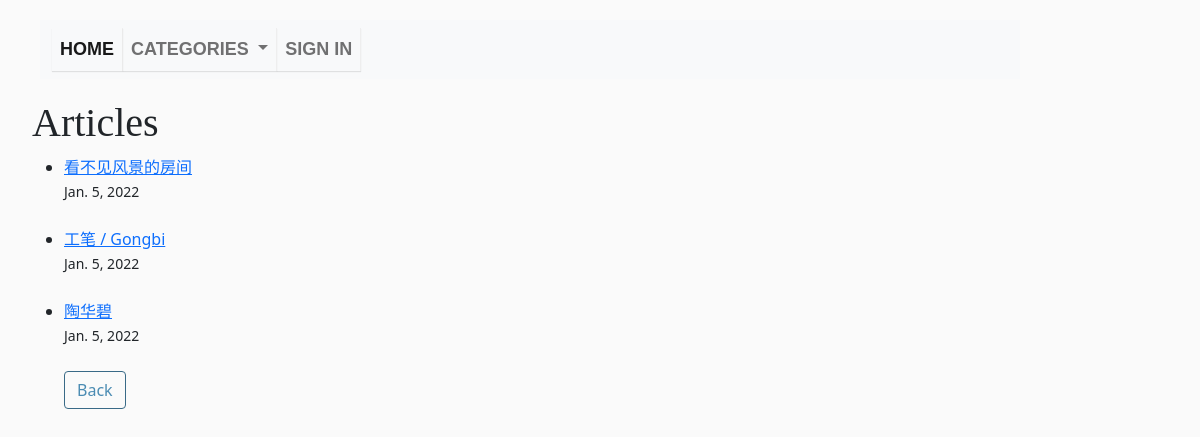
/category/Articles/, run on the app's committed database.
### blog/models.py (models this page shows, shortened)
class Post(models.Model):
    title = models.CharField(max_length= 255)
    author = models.ForeignKey(User, on_delete= models.CASCADE)
    body =  RichTextField(blank = True, null = True, max_length= 7000)
    post_date = models.DateField(auto_now_add= True)
    category = models.CharField(max_length= 255, default = 'China')
    snipped = models.CharField(max_length= 400)

### blog/views.py (the view)
# urls.py: path('category/<str:cats>/', CategoryView, name= 'category'),
def CategoryView(request, cats):
    category_posts = Post.objects.filter(category = cats.replace('-', ' '))
    return render(request, 'categories.html', {'cats': cats.title(), 'category_posts': category_posts})

### blog/templates/categories.html
{%  extends 'base.html' %}
{%  block content %}
{% if category_posts %}
<h1> {{ cats }}  </h1>
    <ul>
    {% for post in category_posts %}
       <li> <a href="{% url 'article_detail' post.pk %}">
           {{ post.title }}</a> <br/>  <small> {{ post.post_date}} </small> <br/> <br/>
    {% endfor %}
    <a href="{% url 'home' %}" class="btn btn-secondary"> Back</a>
    </ul>
    {%  else  %}
       <h2> Sorry, there are no articles in this category yet </h2>
       <a href="{% url 'home' %}" class="btn btn-secondary"> Back</a>
    {%  endif %}
{%  endblock %}

### blog/static/blog/main.css (style rules this page uses)
body { background: #fafafa; margin: 20px; width: 85%; }
h1, h2, h3, h4 { font-family: 'Lobster', cursive; }
.btn-secondary, .btn-secondary:visited { color: #4b8cb3; background: none; border-color: #396a87; }

### data on the page
Post: title "看不见风景的房间", post_date "Jan. 5, 2022"
Post: title "工笔 / Gongbi", post_date "Jan. 5, 2022"
Post: title "陶华碧", post_date "Jan. 5, 2022"

### other printed values
{{ cats }} "Articles"
